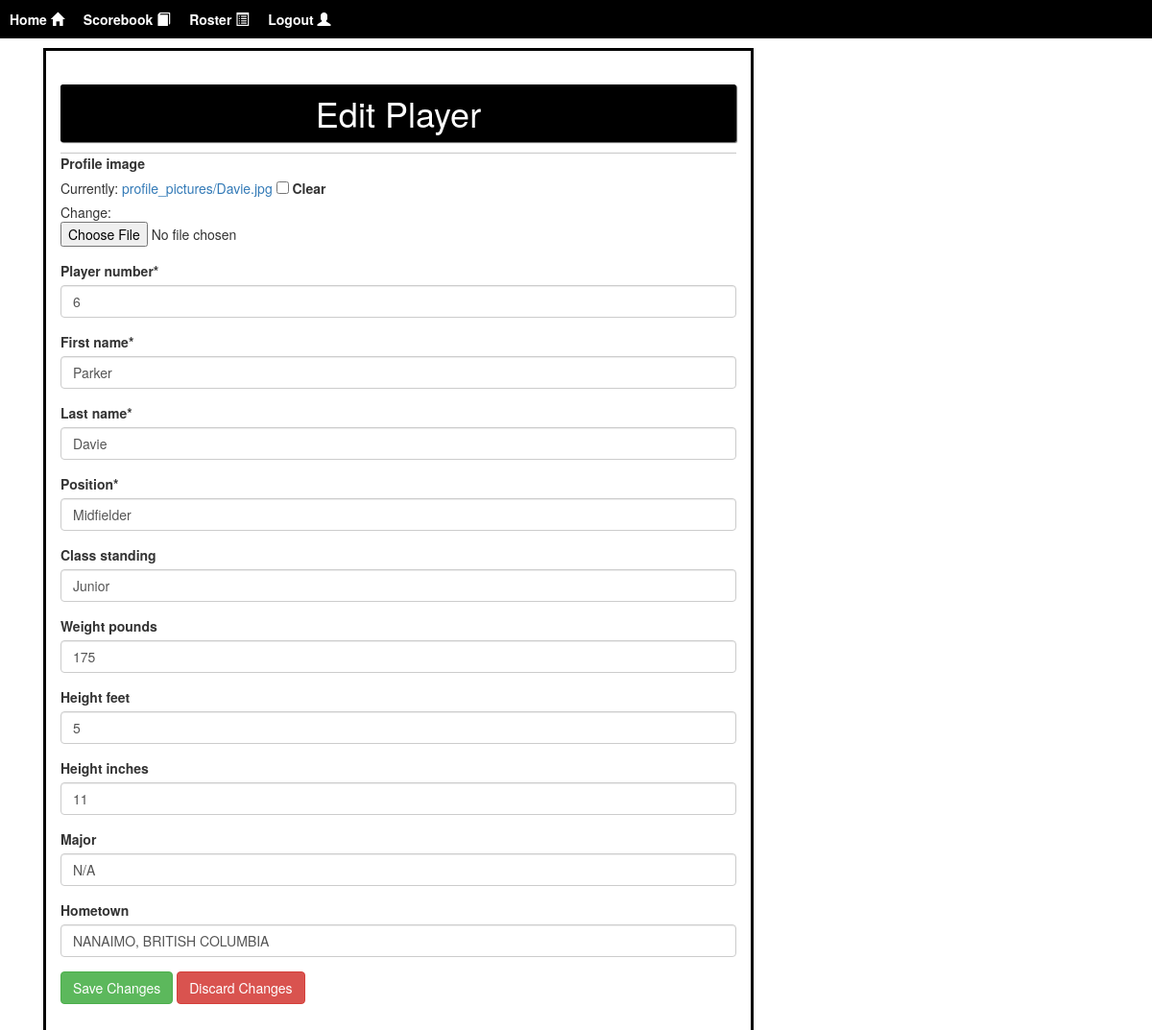
Screenshot of /edit-player/11/ (signed in) with the database file from the repository.
### core/models.py (models this page shows, shortened)
class Player(models.Model):
    id = models.AutoField(primary_key=True)
    profile_image = models.ImageField(upload_to="profile_pictures/",
                                      default="profile_pictures/default.jpg")
    player_number = models.PositiveIntegerField("Player Number", default=0)
    first_name = models.CharField("First Name", max_length=30, default="")
    last_name = models.CharField("Last Name", max_length=30, default="")
    position = models.CharField("Position", max_length=4,
                                choices=POSITION_CHOICES, default="ATT")
    class_standing = models.CharField("Class", max_length=2,
                                      choices=CLASS_STANDING_CHOICES,
                                      default="N/A")
    weight_pounds = models.PositiveIntegerField("Weight (pounds)", default=0,
                                                blank=True, null=True)
    height_feet = models.PositiveIntegerField("Height (feet)", default=0,
                                              blank=True, null=True)
    height_inches = models.PositiveIntegerField("Height (inches)", default=0,
                                                blank=True, null=True)
    major = models.CharField("Major", max_length=100, default="N/A", blank=True,
                             null=True)
    hometown = models.CharField("Hometown", max_length=100, default="N/A",
                                blank=True, null=True)
    team = models.ForeignKey(Roster,
                             on_delete=models.CASCADE,
                             default=None)
    statistics = models.ForeignKey(PlayerStatistics,
                                   related_name="statistics",
                                   on_delete=models.CASCADE,
                                   null=True,
                                   blank=True,
                                   default=None)
    saves = models.ForeignKey(PlayerSaves,
                              related_name="saves",
                              on_delete=models.CASCADE,
                              null=True,
                              blank=True,
                              default=None)
    substitute = models.ForeignKey(Substitutes,
                                   related_name="substitute_set",
                                   on_delete=models.CASCADE,
                                   null=True,
                                   blank=True,
                                   default=None)

### core/views.py (the view, shortened to what this page needs)
# urls.py: path('edit-player/<int:player_id>/', views.edit_player,
@login_required
def edit_player(request: HttpRequest, player_id: int) -> HttpResponse:
    player = Player.objects.get(id=player_id)
    initial = {
        "profile_image": player.profile_image,
        "player_number": player.player_number,
        "first_name": player.first_name,
        "last_name": player.last_name,
        "position": player.position,
        "class_standing": player.class_standing,
        "weight_pounds": player.weight_pounds,
        "height_feet": player.height_feet,
        "height_inches": player.height_inches,
        "major": player.major,
        "hometown": player.hometown
    }
    if player is not None:
        form = PlayerEntryForm(initial=initial)
        return render(request, "edit_player.html",
                      {"form": form, "id": player.id})
    else:
        return HttpResponse("Player Not Found")

### core/forms.py
class PlayerEntryForm(forms.Form):
    profile_image = forms.ImageField(required=False)
    player_number = forms.IntegerField(min_value=0, max_value=99)
    first_name = forms.CharField(max_length=30)
    last_name = forms.CharField(max_length=30)
    position = forms.CharField(widget=forms.Select(choices=POSITION_CHOICES))
    class_standing = forms.CharField(
        widget=forms.Select(choices=CLASS_STANDING_CHOICES), required=False)
    weight_pounds = forms.IntegerField(min_value=0, required=False)
    height_feet = forms.IntegerField(min_value=0, required=False)
    height_inches = forms.IntegerField(min_value=0, required=False)
    major = forms.CharField(max_length=100, required=False)
    hometown = forms.CharField(max_length=100, required=False)

### core/templates/edit_player.html (shortened to what this page needs)
{% extends "base.html" %}
{% block content %}
{% load crispy_forms_tags %}
<div class="container">
    <div id="content" name="content" class="register">
        <div class="custom-block col-md-8 col-sm-8">
            <h1 class="bg_black">Edit Player</h1>
            <hr class="ml-auto mr-auto mt-auto mb-auto">
            <form method="POST" class="form-group" action="/edit-player/{{id}}/" enctype="multipart/form-data">
                {{ form|crispy }}
                <button type="submit" class="btn btn-success">Save Changes</button>
                <a href="/roster/" class="btn btn-danger">Discard Changes</a>
            </form>
        </div>
    </div>
</div>
{% endblock content %}

### core/templates/base.html (style rules this page uses)
.bg_black { padding: 10px; border-radius: 2.5px; box-shadow: 1px 1px 1px rgb(105, 105, 105); background: rgb(0, 0, 0); color: white; text-align: center; }
.custom-block { padding: 15px; border: 3px solid rgb(0, 0, 0); }

### rows the page displays
Player: player_number "6", first_name "Parker", last_name "Davie", position "Midfielder", class_standing "Junior", weight_pounds "175", height_feet "5", height_inches "11", major "N/A", hometown "NANAIMO, BRITISH COLUMBIA"
